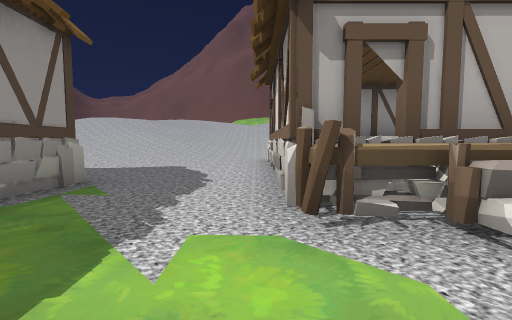
[1] (above)

24 first-person views from a walk through a Unity game level. The camera is 1.2 m above the floor, tilts 4° down and sees 90° across. The floor is counted in squares, 1.98 m on a side. Each view is taken from the middle of a square. On the plan, view 1 faces up. The plan holds only what a view shows up to about 9 squares ahead; the rest is blank. The place goes on beyond the plan. The player character is not drawn. Door leaves are left out, so doorways stand open.

[2]
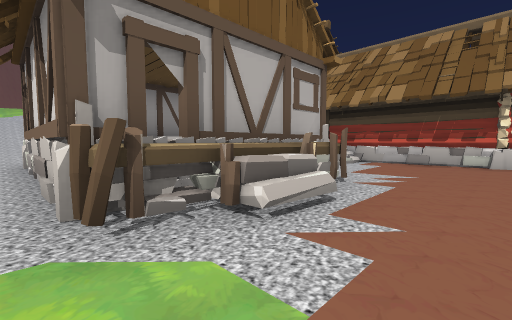

[3]
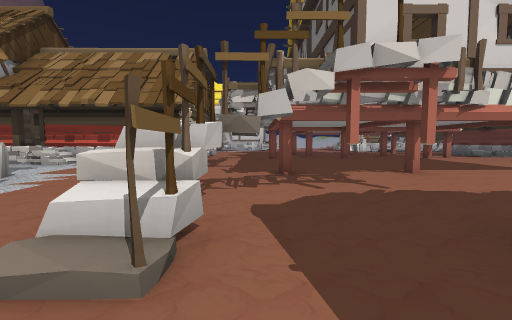

[4]
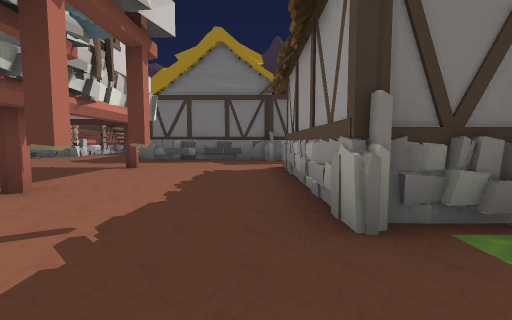

[5]
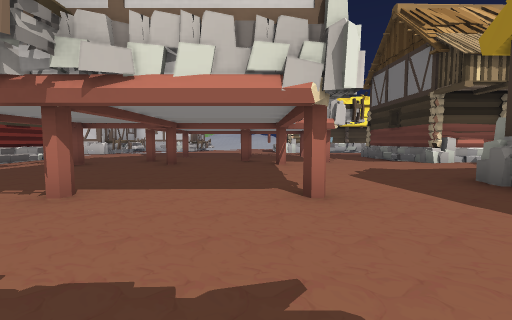

[6]
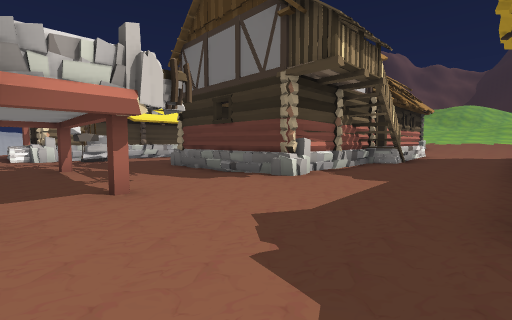

[7]
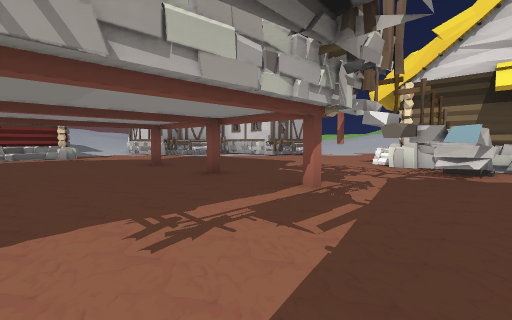

[8]
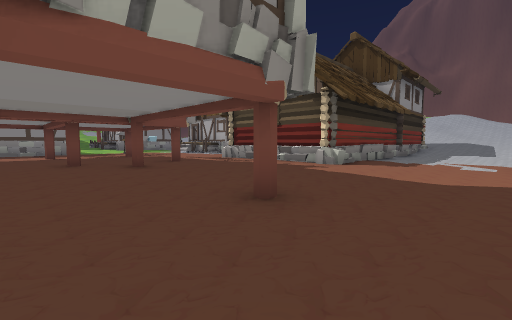

[9]
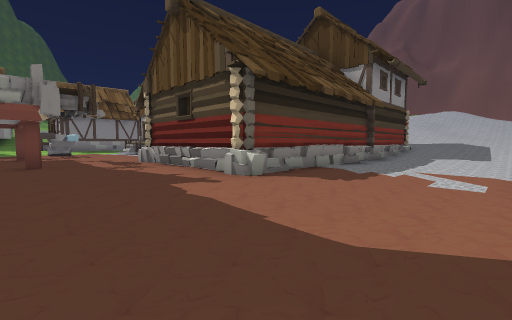

[10]
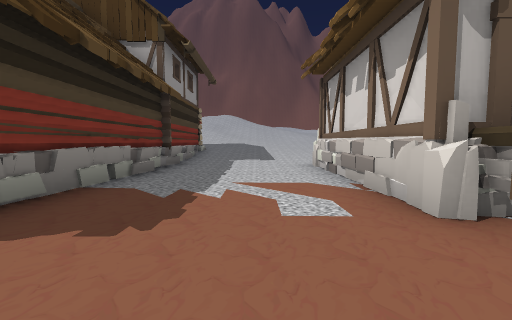

[11]
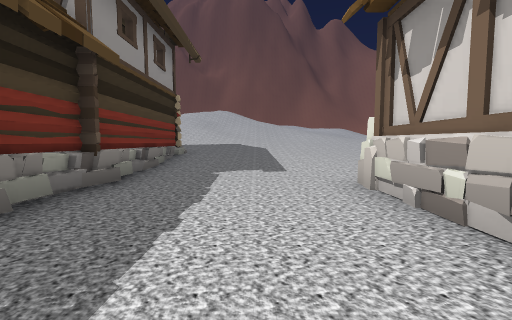

[12]
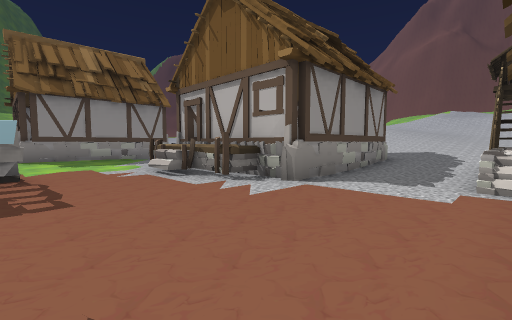

[13]
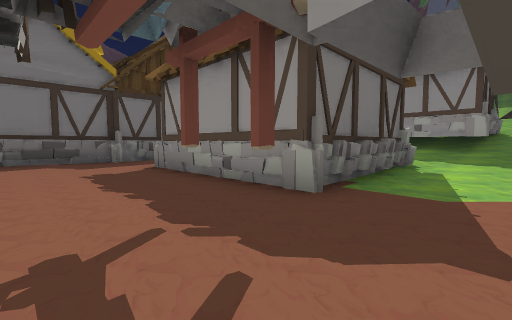

[14]
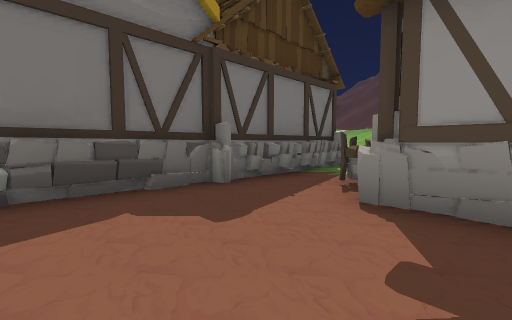

[15]
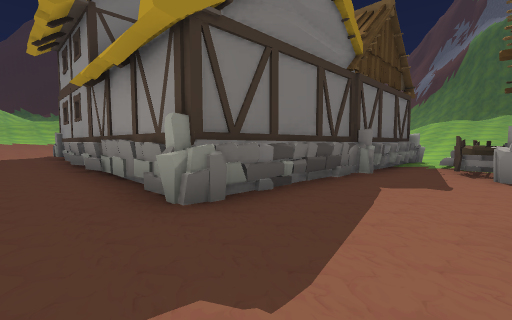

[16]
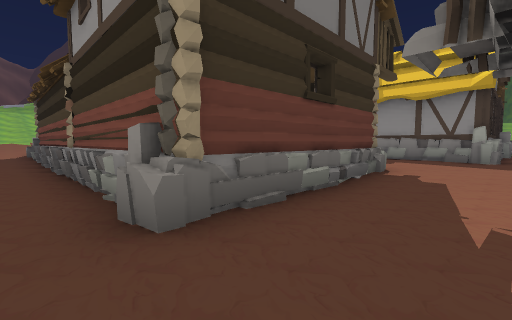

[17]
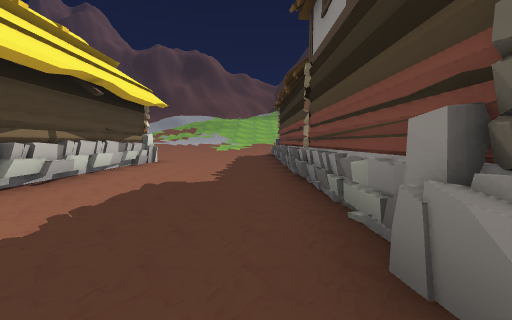

[18]
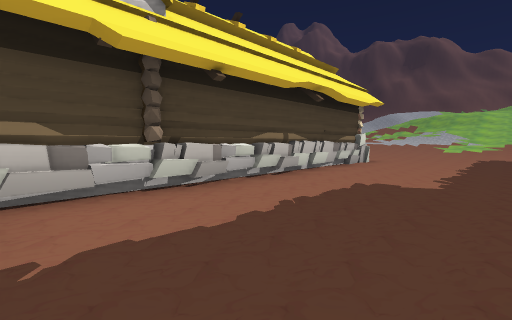

[19]
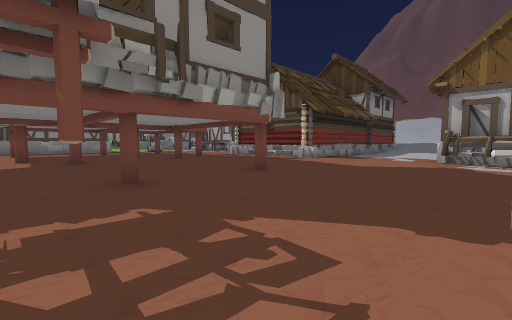

[20]
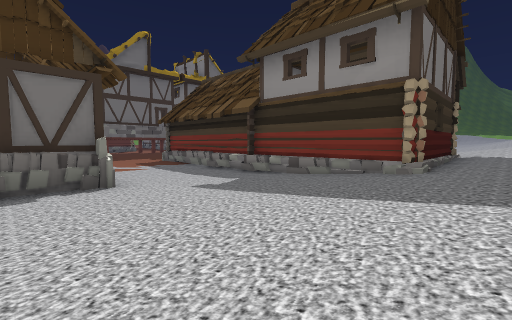

[21]
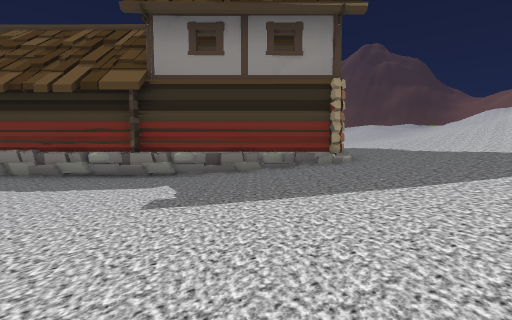

[22]
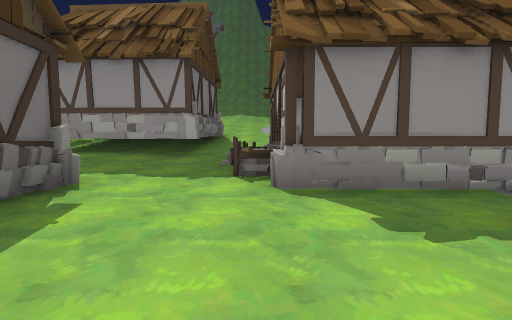

[23]
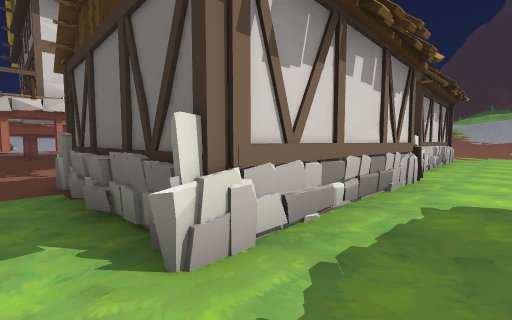

[24]
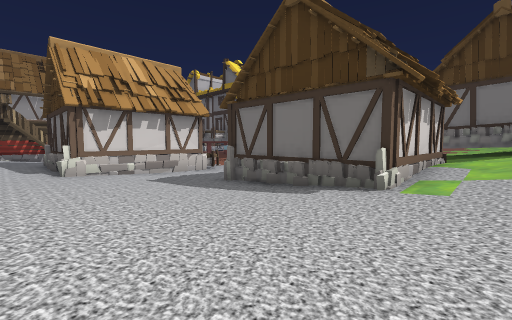

### Floor plan
Key: @ floor where view 1 was taken; # wall or solid block; . main floor; : floor 0.25 m higher than the main floor; + floor 0.5 m higher than the main floor; * floor 0.75 m higher than the main floor; % floor 1 m higher than the main floor; & floor 1.25 m higher than the main floor; $ floor 1.5 m higher than the main floor; / step, stairs or slope; = window, fence, low wall or low ledge; ^ raised ledge; B building; H house; O other object.
Columns run from 8 left of view 1 to 17 right of it. Each row starts with its distance up from view 1.
 11              &&%%%%%****++
 10              %%%BBBB/+++++
  9   %%%**++   ***    B+++++:
  8 %****++++++++++  BBBB:::::
  7 *+++++++:#OO#++B BBB/:.::.
  6 *++++::::O  O::BBBBBB...OO
  5 *+++:::..O  O..BBBBB....OO
  4 *++OOO...O  O..BBB%BB...O
  3 %*OOOO...OOOO..BBBBBB...O
  2 %%O  O...OOO....BBBBB...O
  1 $%#  O..........BBBBB...OO
  0 $%###O..@.......BBBBB....O
 -1 &%  %O...:HH..............
 -2 &%*O+:.....H.....:::......
 -3 OOO++:.......H.:::::......
 -4   O++#OOO#.#..::::H:.H....
 -5   O*+#   O...H::H::.......
 -6   O +#   O...::::::.......
 -7     +#   O...::::H:..H....
 -8     +###O#...H::::.....H..
 -9     ::OOO....::::.H..H...#
-10     ::OOOO/#^#::::.....HH#
-11     ::O OO####::::.......#
-12     ::O      #:::#####...#
-13     ::O      #:::#   #...#
-14     ::O      ##::#   #...#
-15     ::       ##:O#   #...#
-16              #++=#   #...#
-17              #+++#   #...#
-18              #+++#   #...#
-19               +++    #...#
-20               ++     #....
-21                      #....
-22                      /:::
-23                       +:

Positions as (right, up) in squares from view 1, and headings:
1: (0, 0), facing up
2: (0, 0), facing up-right
3: (0, -2), facing right
4: (2, -2), facing down
5: (2, -7), facing right
6: (6, -8), facing down-right
7: (10, -11), facing up-right
8: (15, -6), facing up-left
9: (15, -3), facing up-left
10: (14, -1), facing up
11: (14, 2), facing up
12: (7, -1), facing up-left
13: (4, -2), facing down-left
14: (4, -7), facing down-left
15: (7, -8), facing down-left
16: (14, -10), facing down-left
17: (14, -11), facing down
18: (14, -11), facing down-right
19: (17, -8), facing up-left
20: (17, 11), facing down-left
21: (17, 8), facing left
22: (1, -1), facing left
23: (-4, -3), facing down-right
24: (-8, 8), facing down-right
